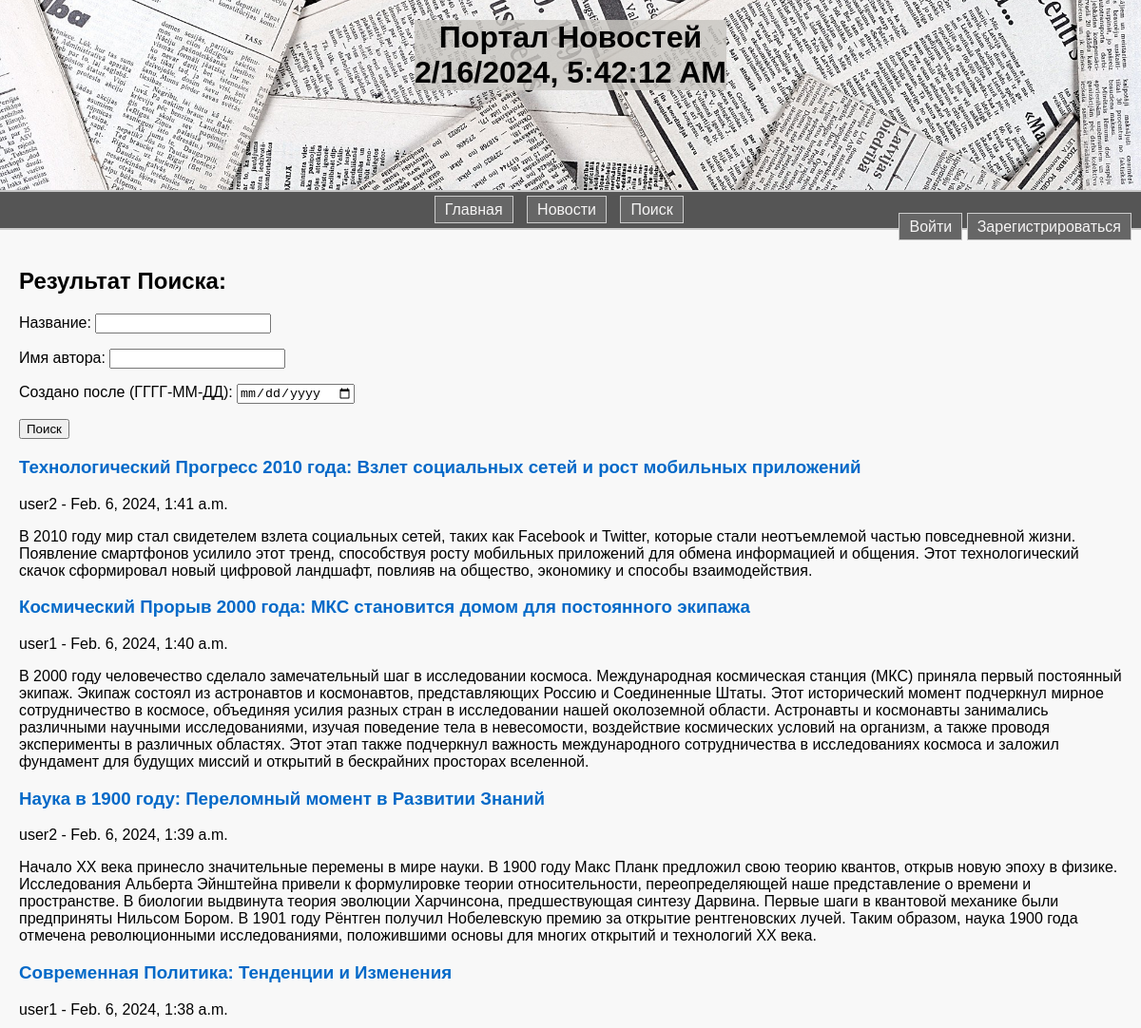
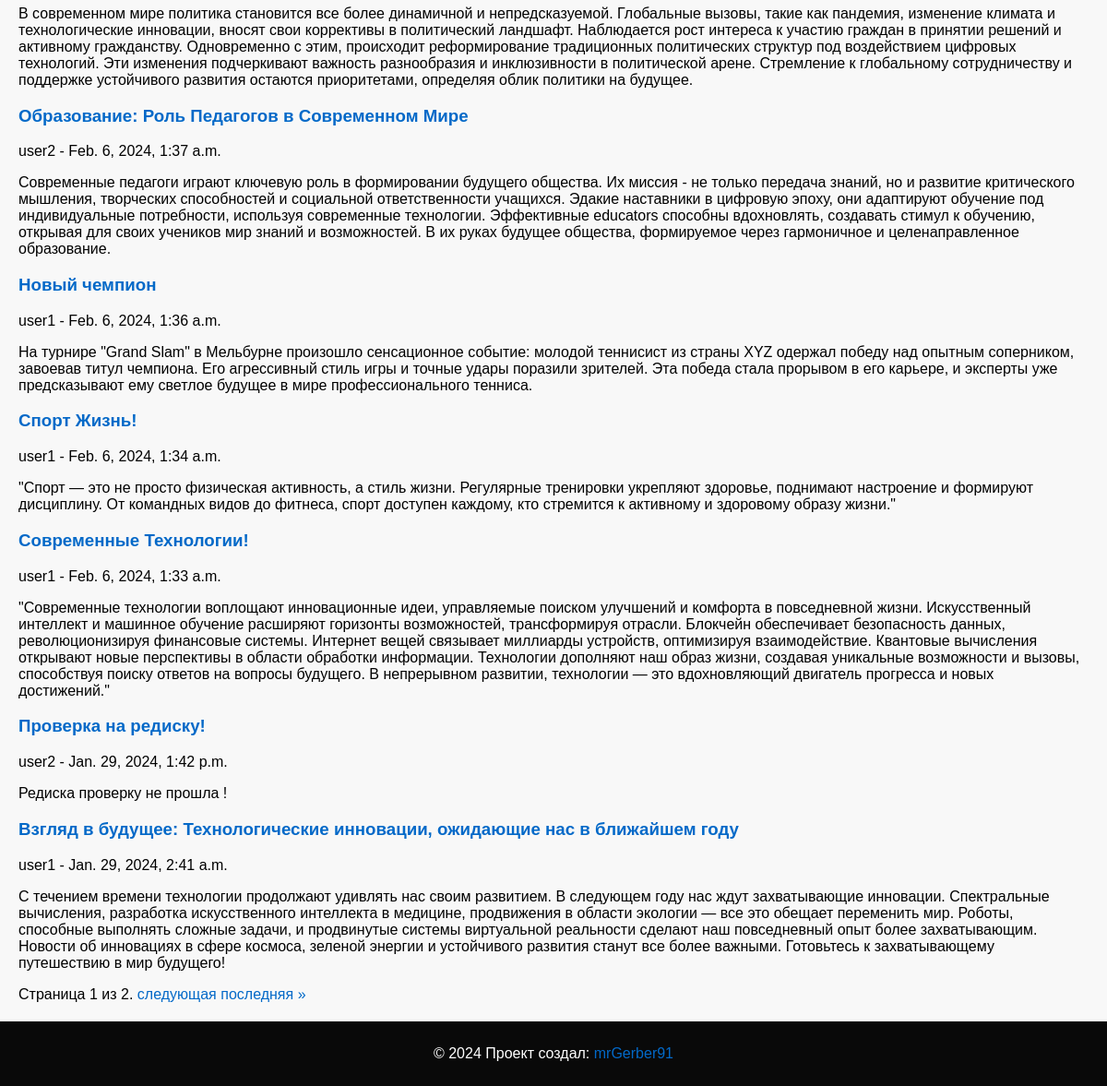
The app's page /search/ with its own data (2 pictures, top to bottom).
### news/models.py (models this page shows, shortened)
class Post(models.Model):
    author = models.ForeignKey(Author, on_delete=models.CASCADE) # Ссылка на автора
    post_type_choices = [('article', 'Article'), ('news', 'News')]
    post_type = models.CharField(max_length=10, choices=post_type_choices)
    created_at = models.DateTimeField(auto_now_add=True)
    categories = models.ManyToManyField(Category, through='PostCategory') # Связь многие ко многим с категориями
    title = models.CharField(max_length=255)
    content = models.TextField()
    rating = models.IntegerField(default=0)

class Author(models.Model):
    user = models.OneToOneField(User, on_delete=models.CASCADE)# Один к одному с моделью пользователя Django
    rating = models.IntegerField(default=0)

### news/views.py (the view)
# urls.py: path('search/', search_news, name='search_news'),
def search_news(request):
    query = request.GET.get('query', '')
    class DateInput(forms.DateInput):
        input_type = 'date'
    news_filter = NewsFilter(request.GET, queryset=Post.objects.all())
    if 'created_at__gte' in news_filter.form.fields:
        news_filter.form.fields['created_at__gte'].widget = DateInput()
    posts = news_filter.qs.order_by('-created_at')
    paginator = Paginator(posts, 10)
    page = request.GET.get('page')
    try:
        posts = paginator.page(page)
    except PageNotAnInteger:
        posts = paginator.page(1)
    except EmptyPage:
        posts = paginator.page(paginator.num_pages)
    return render(request, 'news/search_results.html',
                  {'posts': posts, 'query': query, 'news_filter': news_filter})

### news/context_processors.py (called while the page is built)
def real_time(request):
    city = 'Europe/Moscow'
    real_time = datetime.now(pytz.timezone(city))
    return {'real_time': real_time}

### templates/news/search_results.html (shortened to what this page needs)
{% extends 'flatpages/default.html' %}
{% block content %}
  <h2>Результат Поиска:</h2>
  <form method="get" action="{% url 'search_news' %}">
    {{ news_filter.form.as_p }}
    <button type="submit">Поиск</button>
  </form>
  {% for post in posts %}
    <div>
      <h3><a href="{% url 'post_detail' post.id %}">{{ post.title }}</a></h3>
      <p>{{ post.author.user.username }} - {{ post.created_at }}</p>
      <p>{{ post.content }}</p>
    </div>
  {% endfor %}
  <div class="pagination">
    <span class="step-links">
        <span class="current">
            Страница {{ posts.number }} из {{ posts.paginator.num_pages }}.
        </span>
        {% if posts.has_next %}
            <a href="?page={{ posts.next_page_number }}">следующая</a>
            <a href="?page={{ posts.paginator.num_pages }}">последняя &raquo;</a>
        {% endif %}
    </span>
</div>
{% endblock %}

### static/css/style.css (style rules this page uses)
body { font-family: 'Arial', sans-serif; margin: 0; padding: 0; background-color: #f8f8f8; }
h2, h3 { color: rgba(0, 0, 0, 1); }
a { color: #0369c8; text-decoration: none; }

### records on screen
Post: title "Технологический Прогресс 2010 года: Взлет социальных сетей и рост мобильных приложений", author.user.username "user2", created_at "Feb. 6, 2024, 1:41 a.m.", content "В 2010 году мир стал свидетелем взлета социальных сетей, таких как Facebook и Twitter, которые стали неотъемлемой частью повседневной жизни. Появление смартфонов усилило этот тренд, способствуя росту мобильных приложений для обмена информацией и общения. Этот технологический скачок сформировал новый цифровой ландшафт, повлияв на общество, экономику и способы взаимодействия."
Post: title "Космический Прорыв 2000 года: МКС становится домом для постоянного экипажа", author.user.username "user1", created_at "Feb. 6, 2024, 1:40 a.m.", content "В 2000 году человечество сделало замечательный шаг в исследовании космоса. Международная космическая станция (МКС) приняла первый постоянный экипаж. Экипаж состоял из астронавтов и космонавтов, представляющих Россию и Соединенные Штаты. Этот исторический момент подчеркнул мирное сотрудничество в космосе, объединяя усилия разных стран в исследовании нашей околоземной области. Астронавты и космонавты занимались различными научными исследованиями, изучая поведение тела в невесомости, воздействие космических условий на организм, а также проводя эксперименты в различных областях. Этот этап также подчеркнул важность международного сотрудничества в исследованиях космоса и заложил фундамент для…"
Post: title "Наука в 1900 году: Переломный момент в Развитии Знаний", author.user.username "user2", created_at "Feb. 6, 2024, 1:39 a.m.", content "Начало XX века принесло значительные перемены в мире науки. В 1900 году Макс Планк предложил свою теорию квантов, открыв новую эпоху в физике. Исследования Альберта Эйнштейна привели к формулировке теории относительности, переопределяющей наше представление о времени и пространстве. В биологии выдвинута теория эволюции Харчинсона, предшествующая синтезу Дарвина. Первые шаги в квантовой механике были предприняты Нильсом Бором. В 1901 году Рёнтген получил Нобелевскую премию за открытие рентгеновских лучей. Таким образом, наука 1900 года отмечена революционными исследованиями, положившими основы для многих открытий и технологий XX века."
Post: title "Современная Политика: Тенденции и Изменения", author.user.username "user1", created_at "Feb. 6, 2024, 1:38 a.m.", content "В современном мире политика становится все более динамичной и непредсказуемой. Глобальные вызовы, такие как пандемия, изменение климата и технологические инновации, вносят свои коррективы в политический ландшафт. Наблюдается рост интереса к участию граждан в принятии решений и активному гражданству. Одновременно с этим, происходит реформирование традиционных политических структур под воздействием цифровых технологий. Эти изменения подчеркивают важность разнообразия и инклюзивности в политической арене. Стремление к глобальному сотрудничеству и поддержке устойчивого развития остаются приоритетами, определяя облик политики на будущее."
Post: title "Образование: Роль Педагогов в Современном Мире", author.user.username "user2", created_at "Feb. 6, 2024, 1:37 a.m.", content "Современные педагоги играют ключевую роль в формировании будущего общества. Их миссия - не только передача знаний, но и развитие критического мышления, творческих способностей и социальной ответственности учащихся. Эдакие наставники в цифровую эпоху, они адаптируют обучение под индивидуальные потребности, используя современные технологии. Эффективные educators способны вдохновлять, создавать стимул к обучению, открывая для своих учеников мир знаний и возможностей. В их руках будущее общества, формируемое через гармоничное и целенаправленное образование."
Post: title "Новый чемпион", author.user.username "user1", created_at "Feb. 6, 2024, 1:36 a.m.", content "На турнире \"Grand Slam\" в Мельбурне произошло сенсационное событие: молодой теннисист из страны XYZ одержал победу над опытным соперником, завоевав титул чемпиона. Его агрессивный стиль игры и точные удары поразили зрителей. Эта победа стала прорывом в его карьере, и эксперты уже предсказывают ему светлое будущее в мире профессионального тенниса."
Post: title "Спорт Жизнь!", author.user.username "user1", created_at "Feb. 6, 2024, 1:34 a.m.", content "\"Спорт — это не просто физическая активность, а стиль жизни. Регулярные тренировки укрепляют здоровье, поднимают настроение и формируют дисциплину. От командных видов до фитнеса, спорт доступен каждому, кто стремится к активному и здоровому образу жизни.\""
Post: title "Современные Технологии!", author.user.username "user1", created_at "Feb. 6, 2024, 1:33 a.m.", content "\"Современные технологии воплощают инновационные идеи, управляемые поиском улучшений и комфорта в повседневной жизни. Искусственный интеллект и машинное обучение расширяют горизонты возможностей, трансформируя отрасли. Блокчейн обеспечивает безопасность данных, революционизируя финансовые системы. Интернет вещей связывает миллиарды устройств, оптимизируя взаимодействие. Квантовые вычисления открывают новые перспективы в области обработки информации. Технологии дополняют наш образ жизни, создавая уникальные возможности и вызовы, способствуя поиску ответов на вопросы будущего. В непрерывном развитии, технологии — это вдохновляющий двигатель прогресса и новых достижений.\""
Post: title "Проверка на редиску!", author.user.username "user2", created_at "Jan. 29, 2024, 1:42 p.m.", content "Редиска проверку не прошла !"
Post: title "Взгляд в будущее: Технологические инновации, ожидающие нас в ближайшем году", author.user.username "user1", created_at "Jan. 29, 2024, 2:41 a.m.", content "С течением времени технологии продолжают удивлять нас своим развитием. В следующем году нас ждут захватывающие инновации. Спектральные вычисления, разработка искусственного интеллекта в медицине, продвижения в области экологии — все это обещает переменить мир. Роботы, способные выполнять сложные задачи, и продвинутые системы виртуальной реальности сделают наш повседневный опыт более захватывающим. Новости об инновациях в сфере космоса, зеленой энергии и устойчивого развития станут все более важными. Готовьтесь к захватывающему путешествию в мир будущего!"

### other values on screen
{{ posts.number }} "1"
{{ posts.paginator.num_pages }} "2"
